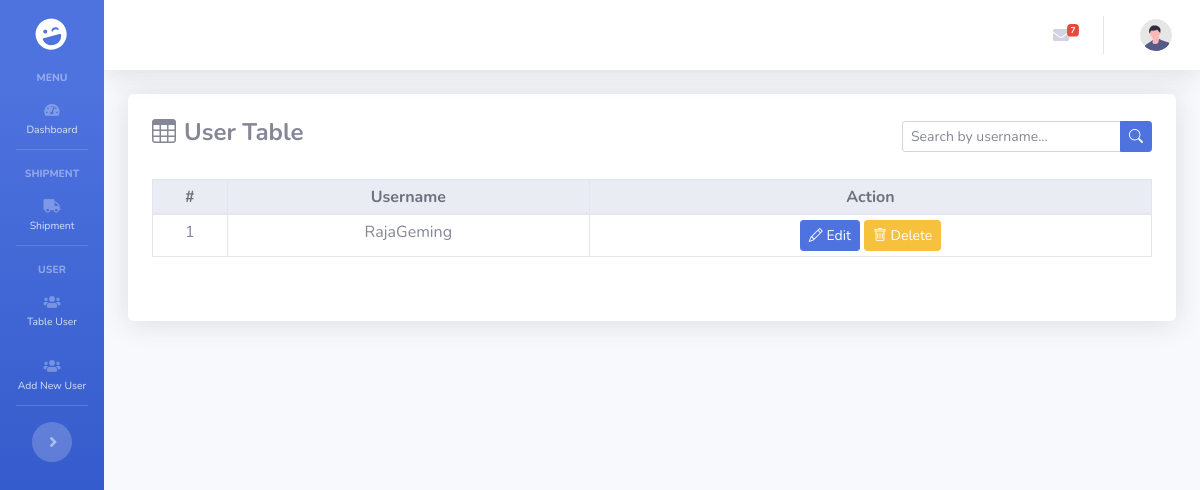
/index.php/app/sample, run on an earlier commit of the app's database.
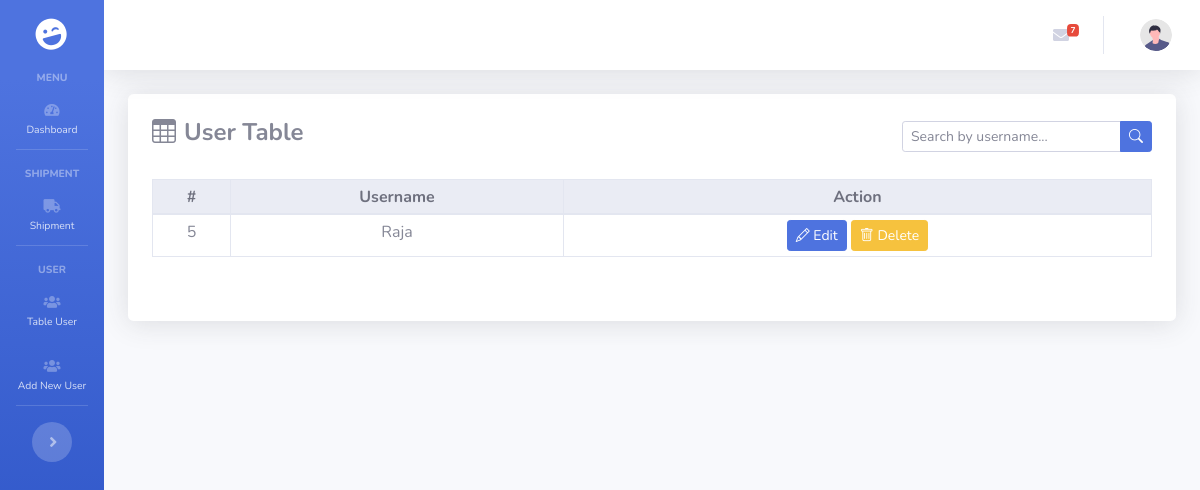
And on a later commit of the database.
### tables this page shows
CREATE TABLE `user` (
  `id` int(11) NOT NULL,
  `username` varchar(500) NOT NULL,
  `image` varchar(500) NOT NULL,
  `full_name` varchar(500) NOT NULL,
  `phone_number` varchar(128) NOT NULL,
  `address` varchar(500) NOT NULL,
  `city` varchar(500) NOT NULL,
  `postal_code` varchar(128) NOT NULL,
  `email` varchar(500) NOT NULL,
  `password` varchar(500) NOT NULL,
  `created_at` date NOT NULL,
  `updated_at` date DEFAULT NULL
);

### application/controllers/app/Sample.php (called while the page is built, shortened)
<?php
class Sample extends CI_Controller
{
    public function __construct()
    {
        $this->load->model('auth_model');
        $this->load->library('pagination');
        $this->load->helper('url');
    }
    public function index()
    {
        $page = $this->input->get('page');
        $search = $this->input->get('search');
        $config['base_url'] = base_url('app/sample/index');
        $config['total_rows'] = $this->auth_model->count_all($search);
        $config['per_page'] = 5;
        $this->pagination->initialize($config);
        $data['user'] = $this->auth_model->get_pagination($config['per_page'], $page, $search);
        $data['pagination_links'] = $this->pagination->create_links();
        $data['view'] = 'app/sample/index';
        $this->load->view('app', $data);
    }
}

### index.php (called while the page is built, shortened)
<?php
require_once BASEPATH.'core/CodeIgniter.php';

### application/models/Auth_model.php (called while the page is built, shortened)
<?php
class Auth_model extends CI_Model
{
    protected $table = 'user';
    public function get_pagination($limit, $offset, $searchQuery = null)
    {
        $this->db->limit($limit, $offset);
        $query = $this->db->get($this->table);
        return $query->result();
    }
}

### application/views/app/sample/index.php (the view, shortened to what this page needs)
<div class="container-fluid ">
    <div class="bg-white rounded shadow p-4 h-100 d-flex flex-column justify-content-between">
        <div>
            <form action="<?php echo base_url('app/user/index'); ?>" method="GET">
                <div class="d-flex justify-content-between align-items-center mb-4">
                    <h2 class="h4 font-weight-bold d-flex align-items-center">
                        <i class="bi bi-table mr-2"></i> User Table
                    </h2>
                    <div class="input-group" style="width: 250px;">
                        <input type="text" id="searchInput" name="search" class="form-control form-control-sm" placeholder="Search by username..." value="<?php echo html_escape($this->input->get('search')); ?>">
                        <div class="input-group-append">
                            <button class="btn btn-primary btn-sm" type="submit">
                                <i class="bi bi-search"></i>
                            </button>
                        </div>
                    </div>
                </div>
            </form>
            <div class="table-responsive">
                <table class="table table-bordered table-sm text-center">
                    <thead class="thead-light">
                        <tr>
                            <th>#</th>
                            <th>Username</th>
                            <th>Action</th>
                        </tr>
                    </thead>
                    <tbody id="userTable">
                        <?php foreach ($user as $key => $value): ?>
                            <tr>
                                <td><?php echo $value->id; ?></td>
                                <td><?php echo $value->username; ?></td>
                                <td>
                                    <a href="" class="btn btn-primary btn-sm">
                                        <i class="bi bi-pencil"></i> Edit
                                    </a>
                                    <a href="" class="btn btn-warning btn-sm text-white">
                                        <i class="bi bi-trash"></i> Delete
                                    </a>
                                </td>
                            </tr>
                        <?php endforeach ?>
                    </tbody>
                </table>
            </div>
        </div>
    </div>
</div>

### application/views/app.php (shortened to what this page needs)
<!DOCTYPE html>
<html lang="en">
<?php $this->load->view('layouts/app/head'); ?>
<body id="page-top">
    <div id="wrapper">
        <?php $this->load->view('layouts/app/sidebar'); ?>
        <div id="content-wrapper" class="d-flex flex-column">
            <div id="content">
                <?php $this->load->view('layouts/app/topbar'); ?>
                <?php $this->load->view($view); ?>
            </div>
        </div>
    </div>
</body>
</html>

### application/views/layouts/app/head.php (shortened to what this page needs)
<head>
    <link
        href="<?= base_url('assets/vendor/fontawesome-free/css/all.min.css') ?>"
        rel="stylesheet"
        type="text/css" />
    <link href="<?= base_url('assets/css/sb-admin-2.min.css') ?>" rel="stylesheet" />
    <link rel="stylesheet" href="https://cdn.jsdelivr.net/npm/bootstrap-icons/font/bootstrap-icons.css" />
    <link
        href="<?= base_url('assets/vendor/datatables/dataTables.bootstrap4.min.css') ?>"
        rel="stylesheet" />
</head>

### application/views/layouts/app/sidebar.php (shortened to what this page needs)
<ul class="navbar-nav bg-gradient-primary sidebar sidebar-dark accordion toggled" id="accordionSidebar">
    <a class="sidebar-brand d-flex align-items-center justify-content-center" href="<?= base_url('dashboard/index')  ?> ">
        <div class="sidebar-brand-icon rotate-n-15">
            <i class="fas fa-laugh-wink"></i>
        </div>
    </a>
    <div class="sidebar-heading">Menu</div>
    <li class="nav-item <?= ($this->uri->segment(1) == 'app/dashboard') ? 'active' : '' ?>">
        <a class="nav-link" href="<?= base_url('app/dashboard') ?>">
            <i class="fas fa-fw fa-tachometer-alt"></i>
            <span>Dashboard</span>
        </a>
    </li>
    <hr class="sidebar-divider" />
    <div class="sidebar-heading">Shipment</div>
    <li class="nav-item <?= ($this->uri->segment(1) == 'app/shipment') ? 'active' : '' ?>">
        <a class="nav-link collapsed" href="#" data-toggle="collapse" data-target="#collapseUtilities"
            aria-expanded="true" aria-controls="collapseUtilities">
            <i class="fas fa-fw fa-truck"></i>
            <span>Shipment</span>
        </a>
    </li>
    <hr class="sidebar-divider" />
    <div class="sidebar-heading">User</div>
    <li class="nav-item <?= ($this->uri->segment(1) == 'app/user') ? 'active' : '' ?>">
        <a class="nav-link" href="<?= base_url('app/user') ?>">
            <i class="fas fa-fw fa-users"></i>
            <span>Table User</span>
        </a>
    </li>
    <li class="nav-item <?= ($this->uri->segment(1) == 'app/user/create') ? 'active' : '' ?>">
        <a class="nav-link" href="<?= base_url('app/user/create') ?>">
            <i class="fas fa-fw fa-users"></i>
            <span>Add New User</span>
        </a>
    </li>
    <hr class="sidebar-divider d-none d-md-block" />
    <div class="text-center d-none d-md-inline">
        <button class="rounded-circle border-0" id="sidebarToggle"></button>
    </div>
</ul>

### application/views/layouts/app/topbar.php (shortened to what this page needs)
<nav
    class="navbar navbar-expand navbar-light bg-white topbar mb-4 static-top shadow">
    <ul class="navbar-nav ml-auto">
        <li class="nav-item dropdown no-arrow mx-1">
            <a
                class="nav-link dropdown-toggle"
                href="#"
                id="messagesDropdown"
                role="button"
                data-toggle="dropdown"
                aria-haspopup="true"
                aria-expanded="false">
                <i class="fas fa-envelope fa-fw"></i>
                <span class="badge badge-danger badge-counter">7</span>
            </a>
        </li>
        <li class="nav-item dropdown no-arrow">
            <a
                class="nav-link dropdown-toggle"
                href="#"
                id="userDropdown"
                role="button"
                data-toggle="dropdown"
                aria-haspopup="true"
                aria-expanded="false">
                <img
                    class="img-profile rounded-circle"
                    src="img/undraw_profile.svg" />
            </a>
        </li>
    </ul>
</nav>

What changed in the data, as far as the page shows it:
removed user: id "1", username "RajaGeming"
added user: id "5", username "Raja"
